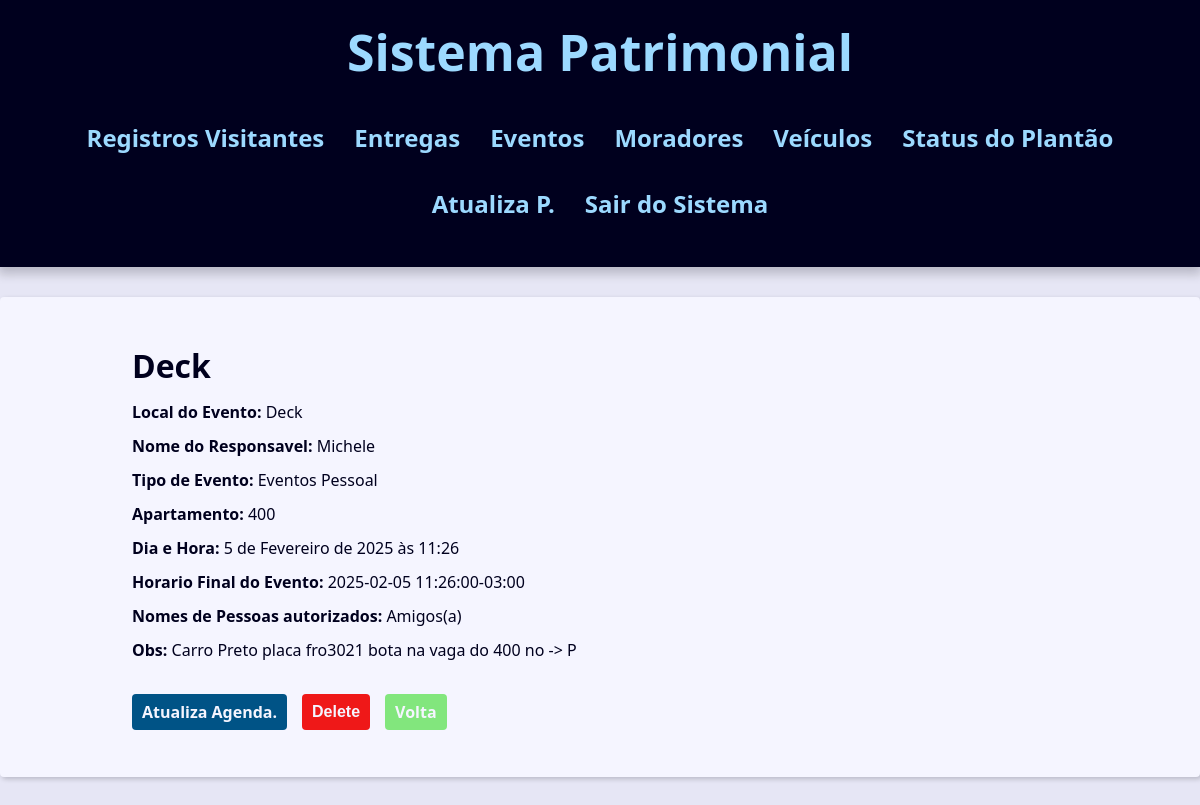
The app's page /porteiros/eventos_busca/2/detail/ (signed in), older data.
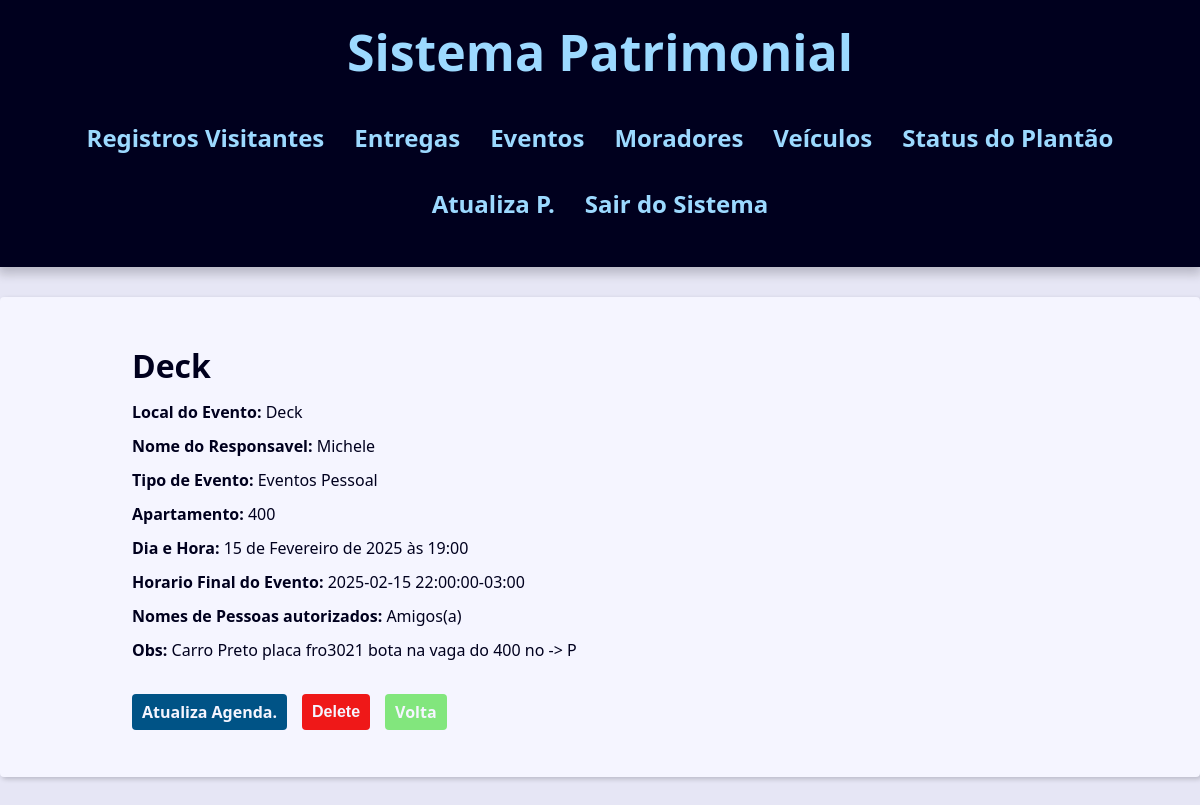
The same page, newer data.
### contact/models.py (models this page shows)
class Eventos(models.Model):
    local_evento = models.CharField(max_length=50)
    nome_responsavel = models.CharField(max_length=150)
    tipo_de_evento = models.CharField(max_length=100,  blank=True, null=True)
    apartamento = models.ForeignKey(Apartamento,
                                    on_delete=models.SET_NULL,
                                    blank=True, null=True
                                     )
    data_horas_evento = models.DateTimeField(default=timezone.now)
    horario_final_evento = models.CharField(max_length=25)
    nomes_autorizados = models.TextField()
    veiculos_autorizados = models.TextField()

class Apartamento(models.Model):
    numero_apartamento = models.CharField(max_length=50)
    anda = models.CharField(max_length=50)
    def __str__(self) -> str:
        return self.numero_apartamento

### contact/views/contact_views.py (the view)
# urls.py: path('eventos_busca/<int:eventos_id>/detail/', views.eventos_id,
@porteiro_required
def eventos_id(request, eventos_id):
    id_eventos = get_object_or_404(Eventos, pk=eventos_id)
    context = {
        'id_eventos': id_eventos,
        'site_title': 'Contato do Evento do Condominio -',
    }
    return render(
        request,
        'contact/eventos/id_eventos.html',
        context,
    )

### contact/views/user_forms.py (called while the page is built)
def porteiro_required(view_func):
    @wraps(view_func)
    @login_required
    def _wrapped_view(request, *args, **kwargs):
        if not request.user.groups.filter(name="porteiro").exists():  # Verifica se o usuário está no grupo 'porteiro'
            messages.error(request, 'Acesso negado! Apenas porteiros podem acessar esta área.')
            return redirect('contact:login_views')  # Redireciona para login se não for porteiro
        return view_func(request, *args, **kwargs)
    return _wrapped_view

### contact/templates/contact/eventos/id_eventos.html (shortened to what this page needs)
{% extends "global/base.html" %}
{% block content %}
    <div class="single-contact">
        <h1 class="single-contact-name">
            {{ id_eventos.local_evento }}
        </h1>
        <p><b>Local do Evento:</b> {{ id_eventos.local_evento }}</p>
        <p><b>Nome do Responsavel:</b> {{ id_eventos.nome_responsavel }} </p>
        <p><b>Tipo de Evento:</b> {{ id_eventos.tipo_de_evento }}</p>
        <p><b>Apartamento:</b> {{ id_eventos.apartamento }}</p>
        <p><b>Dia e Hora:</b> {{id_eventos.data_horas_evento }}</p>
        <p><b>Horario Final do Evento:</b> {{ id_eventos.horario_final_evento }}</p>
        <p><b>Nomes de Pessoas autorizados:</b> {{ id_eventos.nomes_autorizados }}</p>
        <p><b>Obs:</b> {{ id_eventos.veiculos_autorizados }}</p>
        <div class="contact-links">
            <a class="btn btn-link"
                    href="{% url 'contact:update_eventos' id_eventos.id  %}">
                        Atualiza Agenda.
                </a>
            <form action="{% url 'contact:delete' id_eventos.id %}" method="post">
                {% if confirmation == 'no' %}
                    <input type="hidden" name="confirmation" value="yes">
                    <button class="btn btn-link btn-delete " type="submit" > Confirma? </button>
                {% else %}
                    <button class="btn btn-link btn-delete " type="submit" > Delete </button>
                {% endif %}
            </form>
             <a class="btn btn-link btn-volta"
                href="{% url 'contact:eventos' %}">Volta</a>
        </div>
    </div>
{% endblock content %}

Row changes from the older to the newer data that the page shows:
changed Eventos "Deck": data_horas_evento "5 de Fevereiro de 2025 às 11:26" → "15 de Fevereiro de 2025 às 19:00"; horario_final_evento "2025-02-05 11:26:00-03:00" → "2025-02-15 22:00:00-03:00"
